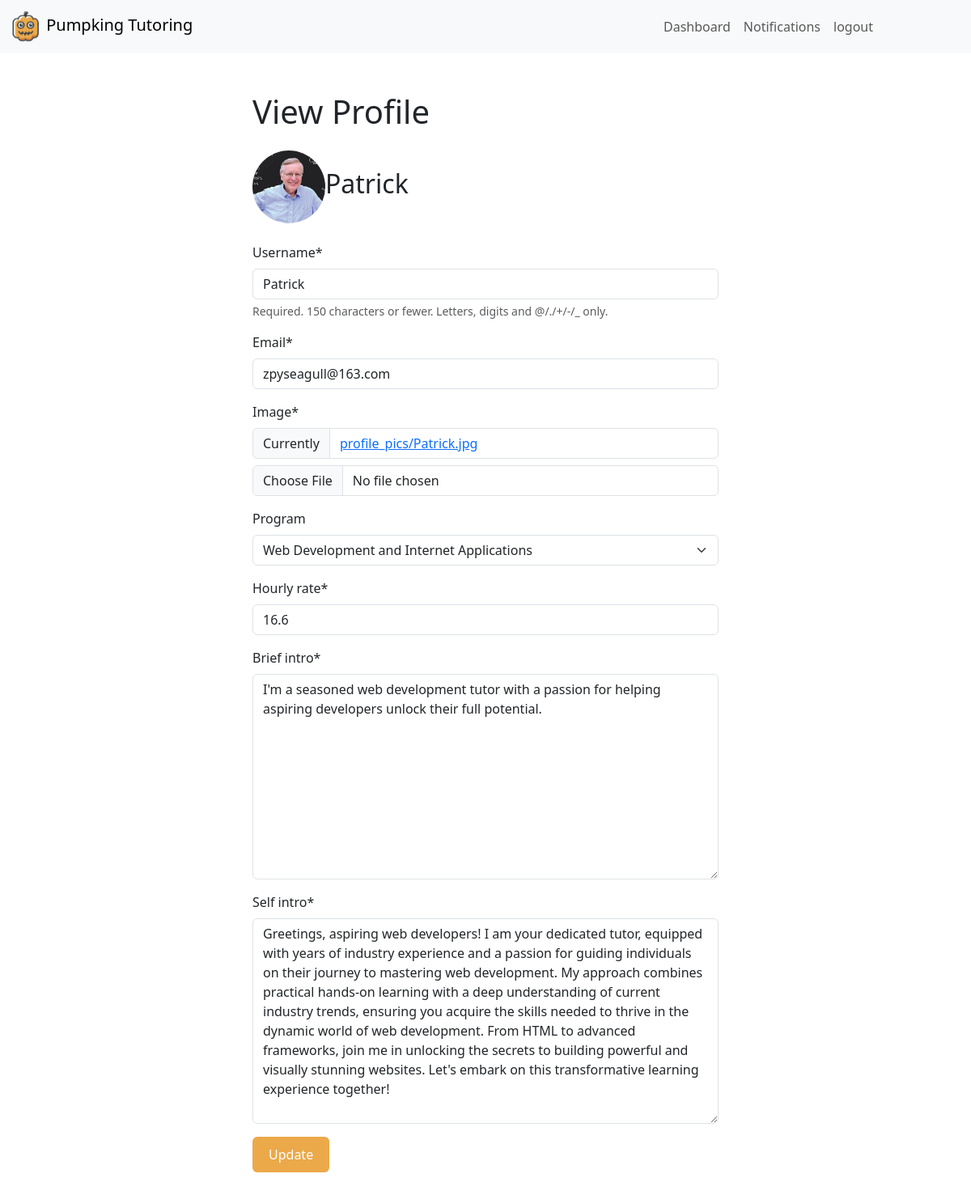
The page /dashboard/profile/ (signed in) on the database its author committed.
### userprofile/models.py (models this page shows, shortened)
class Userprofile(models.Model):
  user = models.OneToOneField(User, related_name='userprofile', on_delete=models.CASCADE)
  is_tutor = models.BooleanField(default=False)
  image = models.ImageField(default='default.jpg', upload_to='profile_pics')
  self_intro = models.TextField(default='')
  brief_intro = models.TextField(default='')
  hourly_rate = models.FloatField(default=0)
  program = models.ForeignKey(Program, related_name='userprofile', on_delete=models.SET_NULL, null=True, blank=True)

### userprofile/views.py (the view)
# urls.py: path('profile/', profile, name='profile'),
@login_required
def profile(request):
    if request.method == 'POST':
        u_form = UserUpdateForm(request.POST, instance=request.user)
        if request.user.userprofile.is_tutor:
            p_form = ProfileUpdateForm(request.POST,
                                      request.FILES,
                                      instance=request.user.userprofile)
        else:
            p_form = TuteeProfileUpdateForm(request.POST,
                                      request.FILES,
                                      instance=request.user.userprofile)
        if u_form.is_valid() and p_form.is_valid():
            u_form.save()
            p_form.save()
            messages.success(request, f'Your account has been updated!')
            return redirect('profile') # Redirect back to profile page
    else:
        u_form = UserUpdateForm(instance=request.user)
        if request.user.userprofile.is_tutor:
            p_form = ProfileUpdateForm(instance=request.user.userprofile)
        else:
            p_form = TuteeProfileUpdateForm(instance=request.user.userprofile)
    context = {
        'u_form': u_form,
        'p_form': p_form
    }
    return render(request, 'userprofile/profile.html', context)

### userprofile/forms.py
class UserUpdateForm(forms.ModelForm):
    email = forms.EmailField()
    class Meta:
        model = User
        fields = ['username', 'email']

class ProfileUpdateForm(forms.ModelForm):
    class Meta:
        model = Userprofile
        fields = ['image', 'program', 'hourly_rate', 'brief_intro', 'self_intro']

### booking/models.py (called while the page is built)
    def __str__(self):
        return self.name

### notification/context_processors.py (called while the page is built)
def notifications(request):
  if request.user.is_authenticated:
    return {'notifications': request.user.notifications.filter(is_read=False)}
  else:
    return {'notifications': []}

### userprofile/templates/userprofile/profile.html (shortened to what this page needs)
{% extends "core/base.html" %}
{% load crispy_forms_tags %}
{% block content %}
<div class="container col-lg-6 my-5">
  <h1>View Profile</h1>
  <div class="row">
    <div class="d-flex mt-3 align-items-center">
      <div>
        <img class="rounded-circle account-img" src="{{ user.userprofile.image.url }}" style="width: 90px; height: auto;"/>
      </div>
      <div>
        <h2 class="account-heading">{{ user.username }}</h2>
    </div>
  </div>
  <section class="mt-4">
    <form method="POST" enctype="multipart/form-data">
        {{ u_form|crispy}}
        {{ p_form|crispy}}
      <div class="form-group">
        <button class="btn btn-primary" type="submit">Update</button>
      </div>
    </form>
  </section>
</div>
{% endblock content %}

### core/static/core/main.css (style rules this page uses)
button { border: none !important; outline: none !important; }
.btn-primary { background-color: #EBA94A; color: #ffffff; border: none; padding: 10px 20px; transition: background-color 0.3s ease, box-shadow 0.3s ease; }

### rows shown on the page
Userprofile: program "Web Development and Internet Applications", hourly_rate "16.6", brief_intro "I'm a seasoned web development tutor with a passion for helping aspiring developers unlock their full potential.", self_intro "Greetings, aspiring web developers! I am your dedicated tutor, equipped with years of industry experience and a passion for guiding individuals on their journey to mastering web development. My approach combines practical hands-on learning with a deep understanding of current industry trends, ensuring you acquire the skills needed to thrive in the dynamic world of web development. From HTML to advanced frameworks, join me in unlocking the secrets to building powerful and visually stunning websites. Let's embark on this transformative learning experience together!"

### other values the page prints
{{ user.username }} "Patrick"
